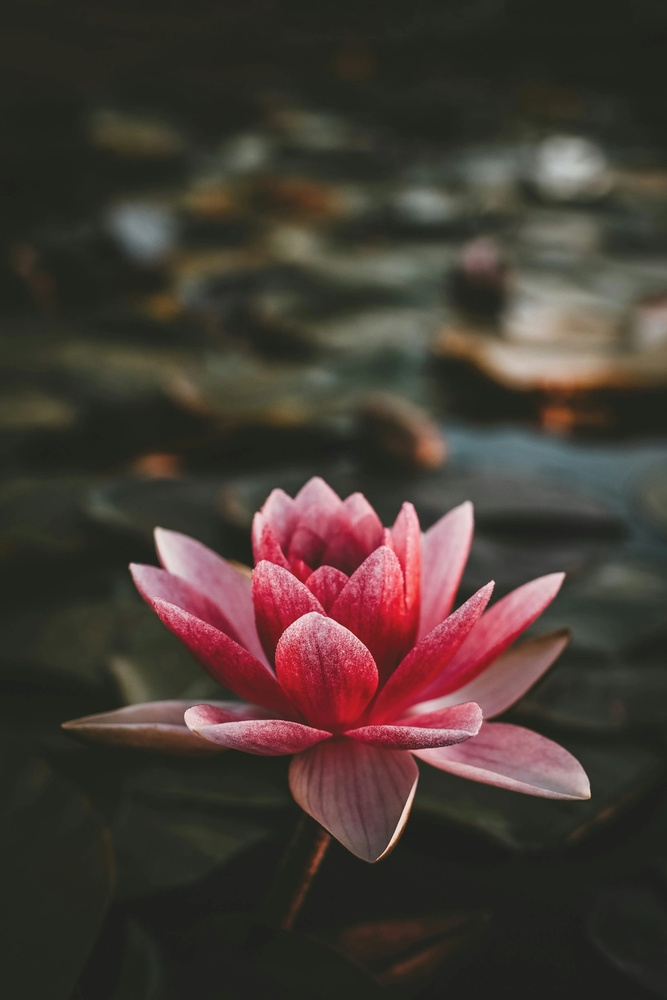
#> input picture Day_27/Coding_Practice/images/sample.jpg, 667 x 1000 px, shrunk from 3264 x 4896 before the run
$ jupyter execute Coding_Practice.ipynb
#> lines starting #> are read from the running program, lines starting #| are printed output that depends on the picture; after the words box and inside, x2 and y2 are one past the last pixel; in counts of white or black regions, pixels touching at a corner belong together
[cell 1]
import cv2
import matplotlib.pyplot as plt
import os

[cell 2]
image = cv2.imread("images/sample.jpg")
#> image is the input picture: shape (1000, 667, 3); mean B, G, R 52.5, 58.5, 69.8

if image is None:
    print("Image not found!")
else:
    print("Image loaded successfully.")

[cell 3]
# Converting to Grayscale
gray = cv2.cvtColor(image, cv2.COLOR_BGR2GRAY)
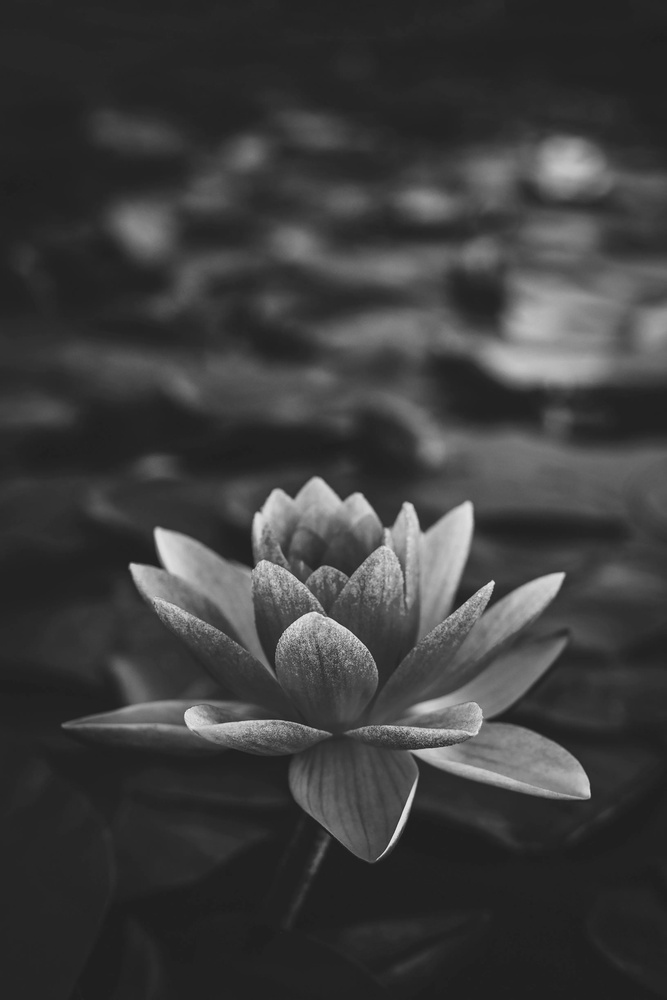
#> gray: shape (1000, 667); min 27, max 235, mean 61.1

[cell 4]
# Binary Thresholding
_, binary = cv2.threshold(gray, 127, 255, cv2.THRESH_BINARY)
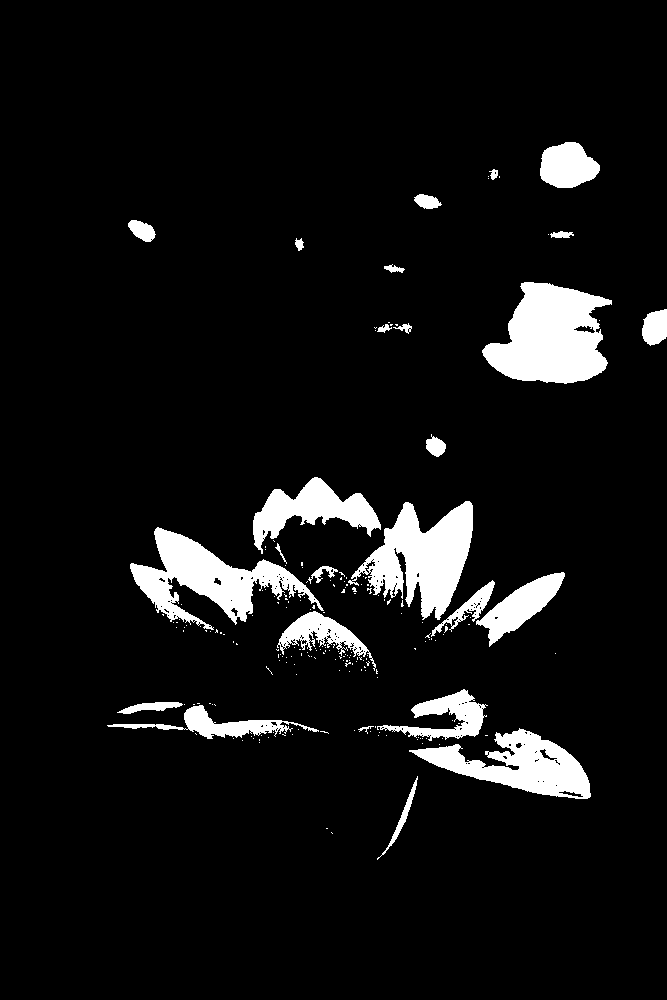
#> binary: shape (1000, 667); 7.3% white; 202 white regions (176 under 20 px), largest, box (x1, y1, x2, y2) and area: (482, 282, 612, 384) 8771, (348, 501, 473, 620) 7492, (130, 527, 324, 630) 7254

[cell 5]
# Adaptive Thresholding
adaptive = cv2.adaptiveThreshold(
    gray,
    255,
    cv2.ADAPTIVE_THRESH_GAUSSIAN_C,
    cv2.THRESH_BINARY,
    11,
    2
)
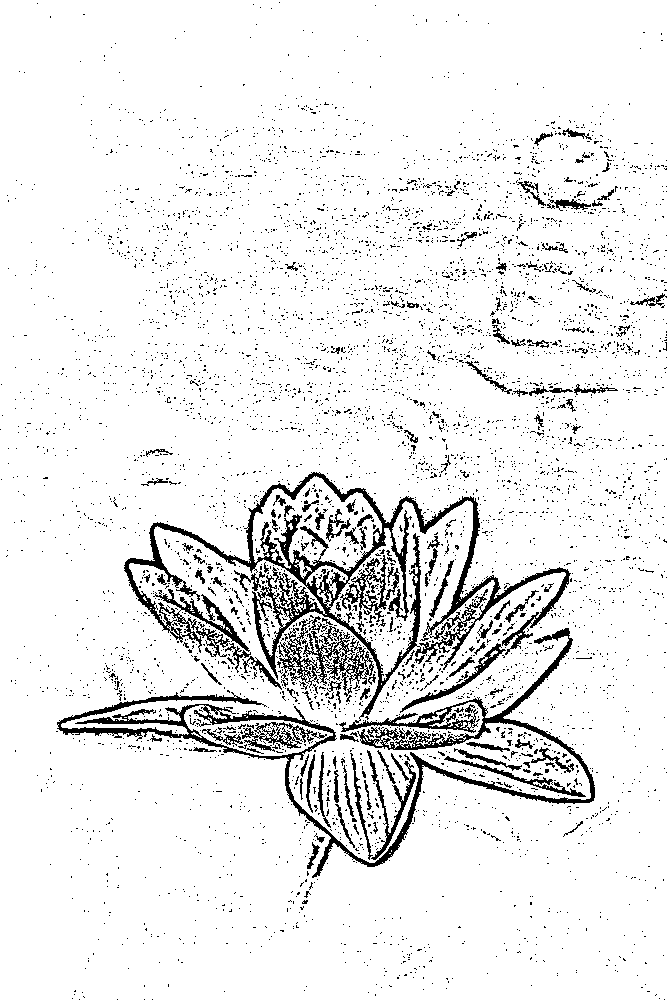
#> adaptive: shape (1000, 667); 92.1% white; 5434 black regions (5277 under 20 px), largest, box (x1, y1, x2, y2) and area: (57, 472, 595, 878) 24356, (279, 616, 374, 691) 2253, (340, 555, 388, 622) 842

[cell 6]
# Otsu Thresholding
_, otsu = cv2.threshold(
    gray,
    0,
    255,
    cv2.THRESH_BINARY + cv2.THRESH_OTSU
)
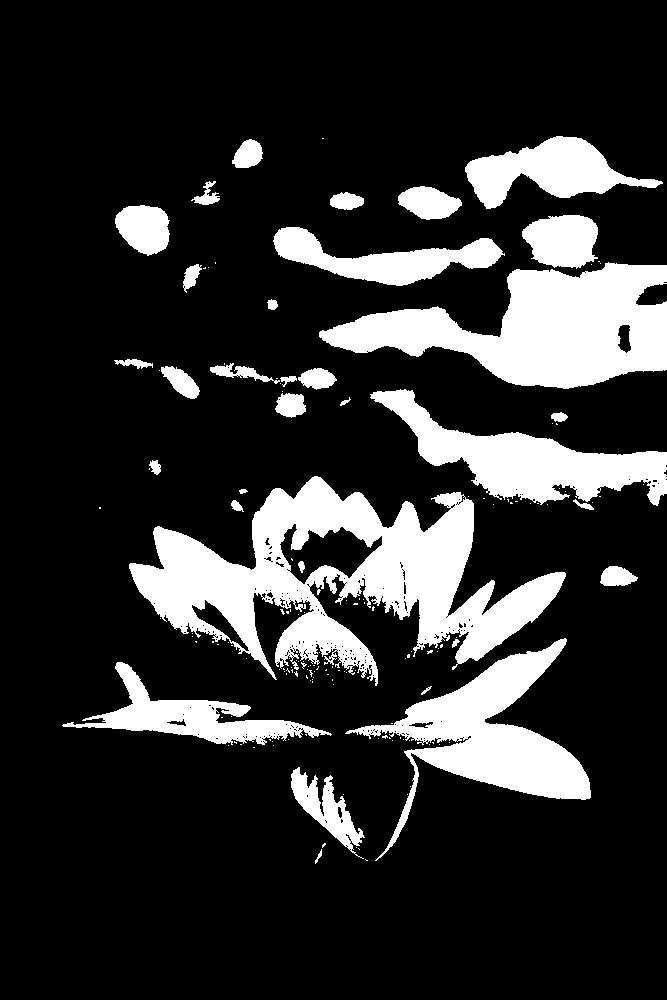
#> otsu: shape (1000, 667); 18.3% white; 159 white regions (126 under 20 px), largest, box (x1, y1, x2, y2) and area: (129, 476, 566, 686) 36759, (319, 262, 667, 389) 23410, (345, 638, 591, 861) 15386

[cell 7]
# Compare All Results
titles = [
    "Original",
    "Grayscale",
    "Binary",
    "Adaptive",
    "Otsu"
]

images = [
    cv2.cvtColor(image, cv2.COLOR_BGR2RGB),
    gray,
    binary,
    adaptive,
    otsu
]

plt.figure(figsize=(15,5))

for i in range(len(images)):
    plt.subplot(1,5,i+1)
    plt.imshow(images[i], cmap="gray")
    plt.title(titles[i])
    plt.axis("off")
#> this loop made 5 passes

plt.tight_layout()
plt.show()
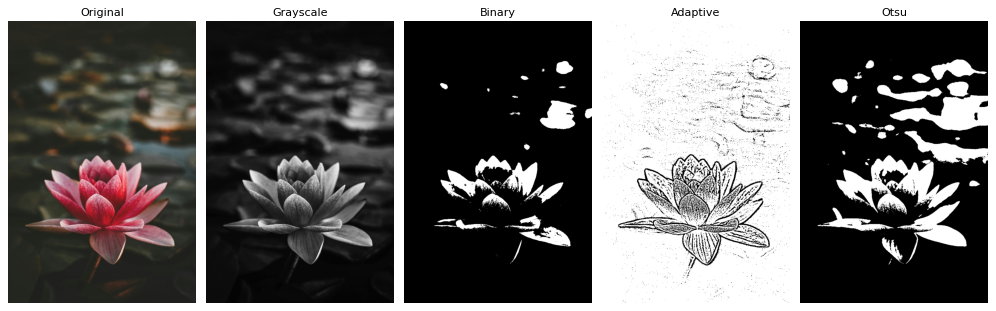
#> figure drawn by matplotlib, 5 panels

[cell 8]
# simple foreground/background segmentation
foreground = binary.copy()
background = cv2.bitwise_not(binary)

[cell 9]
# Display foreground and background
plt.figure(figsize=(8,4))

plt.subplot(1,2,1)
plt.imshow(foreground, cmap="gray")
plt.title("Foreground")
plt.axis("off")

plt.subplot(1,2,2)
plt.imshow(background, cmap="gray")
plt.title("Background")
plt.axis("off")

plt.tight_layout()
plt.show()
